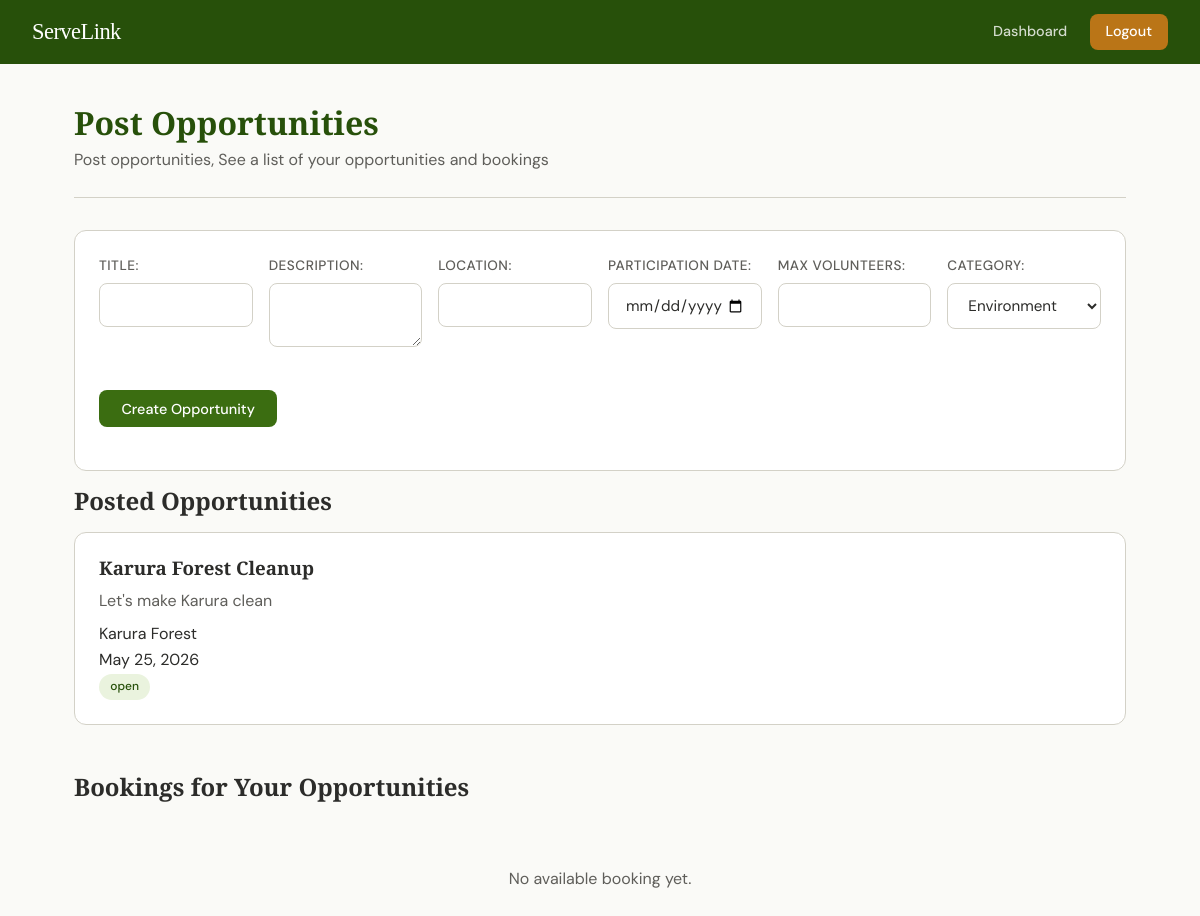
Screenshot of /organization_dashboard (signed in) with the database file from the repository.
### models.py (models this page shows)
class Opportunity(db.Model):
    __tablename__='opportunities'
    id = db.Column(db.Integer, primary_key=True)
    organization_id = db.Column(db.Integer, db.ForeignKey('users.id'), nullable=False)
    title = db.Column(db.String(100), nullable=False)
    description = db.Column(db.Text, nullable=False)
    location = db.Column(db.String(100), nullable=False)
    max_volunteers = db.Column(db.Integer, nullable=False)
    category_id = db.Column(db.Integer, db.ForeignKey('categories.id'), nullable=False)
    status = db.Column(db.String(20), nullable=False, default='open')
    participation_date=db.Column(db.DateTime, nullable=False)

### app.py (the view, shortened to what this page needs)
@app.route('/organization_dashboard', methods=['GET', 'POST'])
def organization_dashboard():
    if 'user_id' not in session:
        flash('Please log in first.')
        return redirect(url_for('login'))
    if session['role'] != 'organization':
        flash('Access denied')
        return redirect(url_for('home'))
    if request.method == 'GET':
        opportunities = Opportunity.query.filter_by(organization_id=session['user_id']).all()
        opportunity_ids = [opp.id for opp in opportunities]
        bookings = Booking.query.filter(Booking.opportunity_id.in_(opportunity_ids)).all()
        categories = Category.query.all()
        return render_template('organization_dashboard.html', opportunities=opportunities, bookings=bookings, categories=categories)

### templates/organization_dashboard.html (shortened to what this page needs)
{% extends 'base.html' %}
{% block content %}
<div class="page-header">
    <h1>Post Opportunities</h1>
    <p>Post opportunities, See a list of your opportunities and bookings</p>
</div>
<div class="card" style="margin-top: 2rem;">
        <form action="{{ url_for('organization_dashboard') }}" method="POST">
            <div style="display: flex; gap: 1rem; flex-wrap: wrap;">
                <div class="form-group" style="flex: 1; min-width: 150px;">
                    <label>Title:</label>
                    <input type="text" name="title" id="title" required>
                </div>
                <div class="form-group" style="flex: 1; min-width: 150px;">
                    <label>Description:</label>
                    <textarea name="description" id="description" required></textarea>
                </div>
                <div class="form-group" style="flex: 1; min-width: 150px;">
                    <label>Location:</label>
                    <input type="text" name="location" id="location" required>
                </div>
                <div class="form-group" style="flex: 1; min-width: 150px;">
                    <label>Participation Date:</label>
                    <input type="date" name="participation_date" id="participation_date" required>
                </div>
                <div class="form-group" style="flex: 1; min-width: 150px;">
                    <label>Max Volunteers:</label>
                    <input type="number" name="max_volunteers" id="max_voluntees" required>
                </div>
                <div class="form-group" style="flex: 1; min-width: 150px;">
                    <label>Category:</label>
                    <select name="category_id">
                         {% for category in categories %}
                         <option value="{{ category.id }}">{{ category.name }}</option>
                         {% endfor %}
                    </select>
                </div>
                <div style="display: flex; align-items: flex-end; padding-bottom: 1.2rem;">
                <button type="submit" class="btn btn-primary">Create Opportunity</button>
                </div>
            </div>
        </form>
    </div>
<h2 style="margin-bottom: 1rem;">Posted Opportunities</h2>
<div class="grid grid-2">
    {% if opportunities %}
        {% for opportunity in opportunities %}
        <div class="card">
                <h3>{{ opportunity.title }}</h3>
                <p style="color: var(--text-secondary); margin: 0.5rem 0;">{{opportunity.description}}</p>
                <p>{{opportunity.location}}</p>
                <p>{{opportunity.participation_date.strftime('%B %d, %Y')}}</p>
                <span class="badge {% if opportunity.status == 'open' %}badge-open{% elif opportunity.status == 'pending' %}badge-pending{% else %}badge-cancelled{% endif %}">
                    {{ opportunity.status }}
                </span>
        </div>
        {% endfor %}
    {% else %}
        <div class="empty-state">
            <p>You haven't posted any opportunities yet.</p>
        </div>
    {% endif %}
</div>
<h2 style="margin: 2rem 0 1rem;">Bookings for Your Opportunities</h2>
<div class="grid grid-2">
    {% if bookings %}
        {% for booking in bookings %}
        <div class="card">
            <h3>{{ booking.opportunity.title }}</h3>
                <p style="color: var(--text-secondary);">{{ booking.volunteer.name }}</p>
                <span class="badge badge-pending">Status: {{'Cancelled' if booking.cancelled else 'Active'}}</span>
        </div>
        {% endfor %}
    {% else %}
        <div class="empty-state">
          <p>No available booking yet.</p>
        </div>
    {% endif %}
</div>
{% endblock%}

### templates/base.html (style rules this page uses)
:root { --green-dark: #27500A; --green-mid: #3B6D11; --green-light: #EAF3DE; --amber: #BA7517; --amber-light: #FAEEDA; --cream: #FAFAF7; --text-primary: #2C2C2A; --text-secondary: #5F5E5A; --border: #D3D1C7; --white: #FFFFFF; --radius: 12px; --radius-sm: 8px; }
* { margin: 0; padding: 0; box-sizing: border-box; }
body { font-family: 'DM Sans', sans-serif; background: var(--cream); color: var(--text-primary); line-height: 1.6; min-height: 100vh; }
h1, h2, h3 { font-family: 'Playfair Display', serif; line-height: 1.2; }
.card { background: var(--white); border-radius: var(--radius); border: 1px solid var(--border); padding: 1.5rem; margin-bottom: 1rem; overflow-wrap: break-word; min-width: 0; }
.btn { display: inline-block; padding: 0.6rem 1.4rem; border-radius: var(--radius-sm); font-family: 'DM Sans', sans-serif; font-size: 0.9rem; font-weight: 500; cursor: pointer; border: none; transition: all 0.2s; text-decoration: none; white-space: nowrap; }
.btn-primary { background: var(--green-mid); color: var(--white); }
.form-group { margin-bottom: 1.2rem; }
label { display: block; font-size: 0.85rem; font-weight: 500; color: var(--text-secondary); margin-bottom: 0.4rem; text-transform: uppercase; letter-spacing: 0.5px; }
input, select, textarea { width: 100%; padding: 0.7rem 1rem; border: 1px solid var(--border); border-radius: var(--radius-sm); font-family: 'DM Sans', sans-serif; font-size: 0.95rem; background: var(--white); color: var(--text-primary); transition: border 0.2s; }
.badge { display: inline-block; padding: 0.2rem 0.7rem; border-radius: 99px; font-size: 0.75rem; font-weight: 500; }
.badge-open { background: var(--green-light); color: var(--green-dark); }
.grid { display: grid; gap: 1rem; }
.grid-2 { grid-template-columns: repeat(auto-fit, minmax(280px, 1fr)); }
.empty-state { text-align: center; padding: 3rem 1rem; color: var(--text-secondary); }
.empty-state p { font-size: 1rem; }
.page-header { margin-bottom: 2rem; padding-bottom: 1.5rem; border-bottom: 1px solid var(--border); }
.empty-state { grid-column: 1 / -1; width: 100%; }
.page-header h1 { font-size: 2rem; color: var(--green-dark); }
.page-header p { color: var(--text-secondary); margin-top: 0.3rem; }

### rows the page displays
Opportunity: title "Karura Forest Cleanup", description "Let's make Karura clean", location "Karura Forest", participation_date "May 25, 2026", status "open"

### other values shown
form field category_id "Environment"
